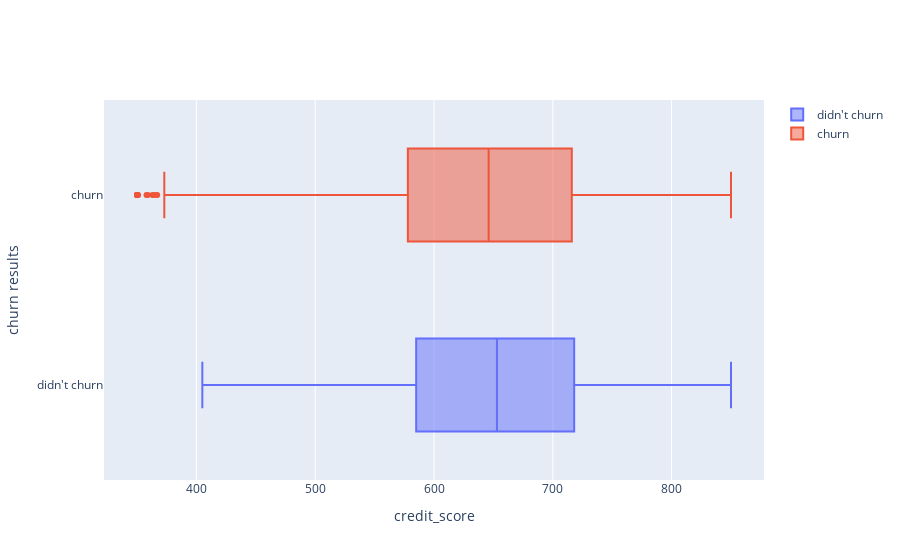

The cell this chart's notebook holds for it:
### Markdown cell above
3.1.1. Credit score
- Hypothesis

    Customers with lower credit score would more likely to churn because of more disadvantages such as higher interest rates, higher possibilities of mortgage rejection. (Reference: https://medium.com/@noah.fintech/creating-a-banking-customer-churn-model-1a2d0850f071)

- Results
    1) Customers with lower credit score tended to churn more than who had higher credit score.
    2) Specifically, 100% of customers who had credit score lower than 400 churned out.

### Code cell
#https://lifewithdata.com/2022/02/26/how-to-create-a-box-plot-in-plotly-python/

churn_0 = data[data['churn'] == 0]
churn_1 = data[data['churn'] == 1]

fig = go.Figure()
fig.add_trace(go.Box(x=churn_0['credit_score'], name = "didn't churn"))
fig.add_trace(go.Box(x=churn_1['credit_score'], name = "churn"))
fig.update_layout(xaxis_title="credit_score", yaxis_title="churn results")

### Figure 1 — Plotly figure (JSON) as saved in the notebook; plotly's stock layout.template omitted (floating-point values rounded to 4 significant figures; data arrays with more than 128 entries replaced by an {"elided": "..."} marker saying what was removed)
{"data": [{"name": "didn't churn", "type": "box", "x": {"elided": "7963 int values"}}, {"name": "churn", "type": "box", "x": {"elided": "2037 int values"}}], "layout": {"xaxis": {"title": {"text": "credit_score"}}, "yaxis": {"title": {"text": "churn results"}}}}
